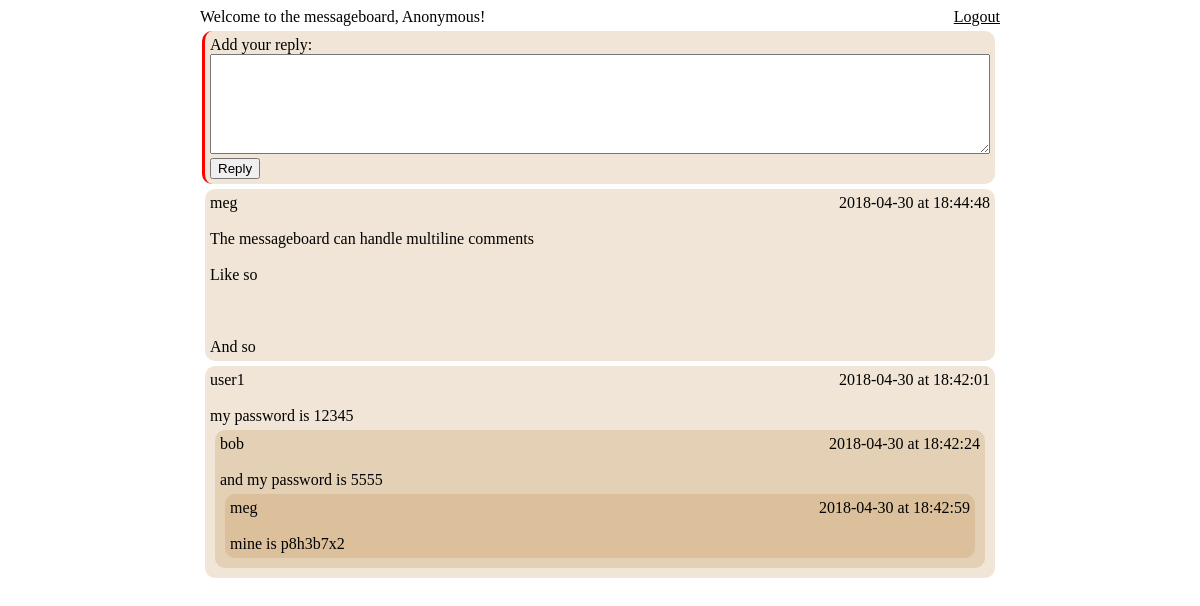
Page /msgboard on the committed database.
### tables this page shows
CREATE TABLE `messages` (
	`id`	INTEGER,
	`parent`	INTEGER,
	`author`	INTEGER,
	`text`	TEXT,
	`timestamp`	INTEGER,
	PRIMARY KEY(`id`)
);

CREATE TABLE `users` (
	`id`	INTEGER UNIQUE,
	`username`	TEXT UNIQUE,
	`pass_hash`	TEXT,
	`pass_salt`	TEXT,
	PRIMARY KEY(`id`)
);

### msgboard_flask.py (the view)
@APP.route('/msgboard')
def msgboard():
	messages = get_messages()
	name = 'Anonymous'
	if 'username' in flask.session and 'logged_in' in flask.session:
		name = flask.session['username']
	return flask.render_template('msgboard.html', name=name, messages=messages)

### msgboard_flask.py (called while the page is built)
def get_messages():
	conn = sqlite3.connect('message_board.db')
	conn.row_factory = sqlite3.Row
	curs = conn.cursor()
	curs.execute('SELECT messages.id as id, parent, users.username as author, text, timestamp FROM messages INNER JOIN users ON messages.author = users.id ORDER BY timestamp DESC')
	result = curs.fetchall()
	conn.close()
	messages = []
	if result != []:
		messages = [{'id':r['id'],
					 'parent':r['parent'],
					 'author':r['author'],
					 'text':r['text'].replace('\n', '<br>'),
					 'timestamp':time.strftime('%Y-%m-%d at %H:%M:%S', time.localtime(r['timestamp']))}
					 for r in result]
	return messages

### templates/msgboard.html (shortened to what this page needs)
{% extends "master.html" %}
{% block body %}
Welcome to the messageboard, {{name}}! <form style='float:right;' id='logoutform' action='{{url_for("logout")}}' method='post'><a class='pseudolink' onclick='document.getElementById("logoutform").submit(); return false;'>Logout</a></form>
<br>
<div id='replyform'>
<form action='{{url_for("post_reply")}}' method='post'>
	Add your reply:<br>
	<textarea name='text' style='width:100%;height:100px;'></textarea>
	<input id='replyidbox' type='hidden' name='replyid' value='0'><br>
	<input type='submit' value='Reply'>
</form>
</div>
{% for message in messages %}
	<div id={{message.id}} class='message' parentid={{message.parent}}>
		<div style='float:left;'>{{message.author}}</div><div style='float:right;'>{{message.timestamp}}</div><br><br>
		<div class='messagetext'>
		{{- message.text|safe -}}
		</div>
	</div>
{% endfor %}
{% endblock %}

### templates/master.html (shortened to what this page needs)
<!DOCTYPE html>
<html lang='en'>
<head>
	<link type="text/css" rel="stylesheet" href="{{ url_for('static', filename='master.css')}}" />
</head>
<body>
<div id='maincol'>
{% block body %}
{% endblock %}
</div>
</body>
</html>

### static/master.css (style rules this page uses)
* { box-sizing: border-box; }
.message, #replyform { padding: 5px; margin: 5px; background-color: rgba(180,127,50,0.2); border-radius: 10px; -webkit-transition: height 10s; }
.message:hover, #replyform { border-left: 3px solid red; margin-left: 2px; }
#maincol { margin-left: auto; margin-right: auto; width: 800px; }
.pseudolink { cursor: pointer; text-decoration: underline; }

### rows in the picture
messages: author "meg", timestamp "2018-04-30 at 18:44:48", text "The messageboard can handle multiline comments Like so And so"
messages: author "meg", timestamp "2018-04-30 at 18:42:59", text "mine is p8h3b7x2"
messages: author "bob", timestamp "2018-04-30 at 18:42:24", text "and my password is 5555"
messages: author "user1", timestamp "2018-04-30 at 18:42:01", text "my password is 12345"

### other values in the picture
{{ name }} "Anonymous"
